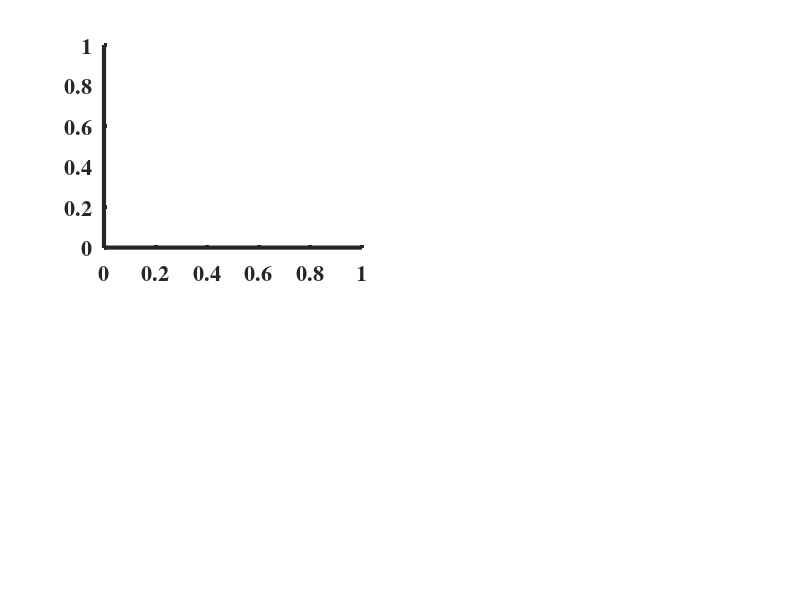

Reproduce this figure in MATLAB. (Note: this script raises an error after producing the figure.)
% constante physique (phys)
phys.c           =   2.99792458e8;             % vitesse de la lumiere dans le vide (m/s)  (definition)
phys.h           =   6.62606876e-34;           % constante de Planck (J*s) (+/- 0.0000052e-34)
phys.e           =   1.602176462e-19;          % charge de l'electron (C)   (+/- 0.000000063e-19)
phys.mu0         =   4*pi*1e-7;                % permeabilite du vide (H/m) (definition)
phys.epsi0       =   1./phys.c.^2./phys.mu0;   % permitivite du vide (F/m)  (definition)
phys.g           =   6.673e-11;                % constante de la gravitation (N*m^2/kg^2) (+/- 0.010e-11)
phys.k           =   1.3806503e-23;            % constante de Boltzmann (J/K)  (+/- 0.0000024e-23)
phys.alpha       =   7.297352533e-3 ;          % constante de structure fine (+/- 0.000000027e-3 )
phys.me          =   9.10938188e-31;           % masse au repos de l'electron (kg) (+/- 0.00000079e-31)
phys.mp          =   1.6726485e-27;            % masse au repos du proton (kg)
phys.ua          =   1.66053873e-27;           % 1 unite atomique (kg) (+/- 1.00000013e-27)
phys.avo         =   6.02214199e23;            % nombre d'avogadro (mol^-1) (+/- 0.00000047e23)
phys.sigma       =   5.670400e-8;              % constante de stephan ( W*m^-2*K^-4) (+/- 0.000040e-8)


% script pour le plot des donnees HRTS de JEt dans les simulation avec METIS
h = findobj(0,'type','figure','tag','z0plot_jet_edge1');
if isempty(h)
       h=figure('tag','z0plot_jet_edge1');
else
       figure(h);
end
clf
set(h,'defaultaxesfontsize',16,'defaultaxesfontweight','bold','defaultaxesfontname','times', ...
	'defaultlinelinewidth',3,'defaultaxeslinewidth',3,'color',[1 1 1])
colormap('hot')

% NE
subplot(2,2,1)
  
t   = post.profil0d.temps;
rli = post.profil0d.Raxe + interp1(post.z0dinput.cons.temps,post.z0dinput.geo.a,t,'linear','extrap') * post.profil0d.xli;
zplotprof(gca,t,rli,post.profil0d.nep./1e19,'color','r');
%rli   = data.equi.raxe - data.equi.a;
%zplotprof(gca,t,rli,data.prof.ne./1e19,'color','r');

liste        = {};
liste{end+1} = 'ppf/@shot/HRTS/NE';
liste{end+1} = 'ppf/@shot/HRTS/DNE';
liste{end+1} = 'ppf/@shot/HRTS/RMID';     
da_ne          = cgcgetjet(post.z0dinput.shot,liste,'','');
da_ne          = da_ne.ppf.HRTS;
if isempty(da_ne.NE.t) || ischar(da_ne.NE.data) 
	liste        = {};
	liste{end+1} = 'ppf/@shot/HRTS/NE?uid=chain1';
	liste{end+1} = 'ppf/@shot/HRTS/DNE?uid=chain1';
	liste{end+1} = 'ppf/@shot/HRTS/RMID?uid=chain1';     
	da_ne           = cgcgetjet(post.z0dinput.shot,liste,'','');
	da_ne           = da_ne.ppf.HRTS;
end
if isempty(da_ne.NE.t) || ischar(da_ne.NE.data) 
	liste        = {};
	liste{end+1} = 'ppf/@shot/LIDR/NE';
	liste{end+1} = 'ppf/@shot/LIDR/DNE';
	liste{end+1} = 'ppf/@shot/LIDR/RMIDN';   
	da_ne           = cgcgetjet(post.z0dinput.shot,liste,'','');
	da_ne           = da_ne.ppf.LIDR;
    da_ne.RMID      = da_ne.RMIDN;
end
thrts = da_ne.NE.t(:) * ones(1,length(da_ne.NE.x));
if ~isempty(da_ne.RMID.t)
	rhrts = da_ne.RMID.data;
else
	rhrts = size(ones(da_ne.NE.t)) * da_ne.NE.x;
end
if ~isempty(da_ne.DNE.t)
   nehrts=da_ne.NE.data;
   nehrts_e=[da_ne.NE.data(:)' - da_ne.DNE.data(:)';da_ne.NE.data(:)' + da_ne.DNE.data(:)';ones(size(da_ne.NE.data(:)'))*NaN];
   nehrts_e= reshape(nehrts_e(:),length(nehrts_e(:))/length(da_ne.NE.t),length(da_ne.NE.t))';
   rhrts_e=[rhrts(:)';rhrts(:)';rhrts(:)'];
   rhrts_e= reshape(rhrts_e(:),length(rhrts_e(:))/length(da_ne.NE.t),length(da_ne.NE.t))';
   thrts_e=[thrts(:)';thrts(:)';thrts(:)'];
   thrts_e= reshape(thrts_e(:),length(thrts_e(:))/length(da_ne.NE.t),length(da_ne.NE.t))';
   try
	zplotprof(gca,thrts,rhrts,nehrts./1e19, ...
	'color','b','linestyle','none','marker','o');
	zplotprof(gca,thrts_e,rhrts_e,nehrts_e./1e19, ...
	'color','b','linestyle','-','marker','none');
   end
else
    nehrts=da_ne.NE.data
    try
	zplotprof(gca,thrts,rhrts,nehrts./1e19, ...
	'color','b','linestyle','none','marker','o');
    end
end
leg = {'METIS','HRTS'} ;
legend(leg);     
xlabel('R_{ext} (m)')
ylabel('n_e (10^{19} m^{3})');
set(gca,'ylim',[0 Inf]);

% Te
subplot(2,2,2)
%rli   = data.equi.raxe + data.equi.a;
%t = data.gene.temps;
zplotprof(gca,t,rli,post.profil0d.tep./1e3,'color','r');
%rli   = data.equi.raxe - data.equi.a;
%zplotprof(gca,t,rli,data.prof.te./1e3,'color','r');

liste        = {};
liste{end+1} = 'ppf/@shot/HRTS/TE';
liste{end+1} = 'ppf/@shot/HRTS/DTE';
liste{end+1} = 'ppf/@shot/HRTS/RMID';     
da_te          = cgcgetjet(post.z0dinput.shot,liste,'','');
da_te          = da_te.ppf.HRTS;
if isempty(da_te.TE.t) || ischar(da_te.TE.data) 
	liste        = {};
	liste{end+1} = 'ppf/@shot/HRTS/TE?uid=chain1';
	liste{end+1} = 'ppf/@shot/HRTS/DTE?uid=chain1';
	liste{end+1} = 'ppf/@shot/HRTS/RMID?uid=chain1';     
	da_te           = cgcgetjet(post.z0dinput.shot,liste,'','');
	da_te           = da_te.ppf.HRTS;
end
if isempty(da_te.TE.t) || ischar(da_te.TE.data) 
	liste        = {};
	liste{end+1} = 'ppf/@shot/LIDR/TE';
	liste{end+1} = 'ppf/@shot/LIDR/DTE';
	liste{end+1} = 'ppf/@shot/LIDR/RMID';   
	da_te           = cgcgetjet(post.z0dinput.shot,liste,'','');
	da_te           = da_te.ppf.LIDR;
end
thrts = da_te.TE.t(:) * ones(1,length(da_te.TE.x));
if ~isempty(da_te.RMID.t)
	rhrts = da_te.RMID.data;
else
	rhrts = size(ones(da_te.TE.t)) * da_te.TE.x;
end
if ~isempty(da_te.DTE.t)
   tehrts=da_te.TE.data;
   tehrts_e=[da_te.TE.data(:)' - da_te.DTE.data(:)';da_te.TE.data(:)' + da_te.DTE.data(:)';ones(size(da_te.TE.data(:)'))*NaN];
   tehrts_e= reshape(tehrts_e(:),length(tehrts_e(:))/length(da_te.TE.t),length(da_te.TE.t))';
   rhrts_e=[rhrts(:)';rhrts(:)';rhrts(:)'];
   rhrts_e= reshape(rhrts_e(:),length(rhrts_e(:))/length(da_te.TE.t),length(da_te.TE.t))';
   thrts_e=[thrts(:)';thrts(:)';thrts(:)'];
   thrts_e= reshape(thrts_e(:),length(thrts_e(:))/length(da_te.TE.t),length(da_te.TE.t))';
   try
	zplotprof(gca,thrts,rhrts,tehrts./1e3, ...
	'color','b','linestyle','none','marker','o');
	zplotprof(gca,thrts_e,rhrts_e,tehrts_e./1e3, ...
	'color','b','linestyle','-','marker','none');
   end
else
    nehrts=da_te.TE.data
    try
	zplotprof(gca,thrts,rhrts,tehrts./1e3, ...
	'color','b','linestyle','none','marker','o');
    end
end
leg = {'METIS','HRTS'} ;
legend(leg);     
xlabel('R_{ext} (m)')
ylabel('T_e (keV)');
set(gca,'ylim',[0 Inf]);



% Pe
subplot(2,2,3)
%rli   = data.equi.raxe + data.equi.a;
%t = data.gene.temps;
zplotprof(gca,t,rli,(post.profil0d.tep .* post.profil0d.nep) .* phys.e ./1e3,'color','r');
leg = {'METIS','HRTS'} ;
%rli   = data.equi.raxe - data.equi.a;
%zplotprof(gca,t,rli,data.prof.pe./1e3,'color','r');
try 
	zplotprof(gca,thrts,rhrts,da_te.TE.data .* da_ne.NE.data .* phys.e ./ 1e3, ...
	'color','b','linestyle','none','marker','o');
end
if ~isempty(da_te.DTE.t) 
   pehi = (da_te.TE.data  .* da_ne.NE.data + da_te.DTE.data .* da_ne.NE.data + da_te.TE.data .* da_ne.DNE.data) .* phys.e ./ 1e3;
   pelo = (da_te.TE.data  .* da_ne.NE.data - da_te.DTE.data .* da_ne.NE.data - da_te.TE.data .* da_ne.DNE.data) .* phys.e ./ 1e3;
   pehrts_e=[pelo(:)';pehi(:)';ones(size(pelo(:)'))*NaN];
   pehrts_e= reshape(pehrts_e(:),length(pehrts_e(:))/length(da_te.TE.t),length(da_te.TE.t))';
   try
	zplotprof(gca,thrts_e,rhrts_e,pehrts_e, ...
	'color','b','linestyle','-','marker','none');
   end
end
legend(leg);     
xlabel('R_{ext} (m)')
ylabel('P_e (Pa)');
set(gca,'ylim',[0 Inf]);

% Ti
liste        = {};
liste{end+1}   = 'ppf/@shot/CXFM/TIMX';    % Ti0
liste{end+1}   = 'ppf/@shot/CXFM/TI';      % profil de Ti
liste{end+1}   = 'ppf/@shot/CXFM/TICR';      % profil de Ti
liste{end+1}   = 'ppf/@shot/CXFM/TIRH';      % profil de Ti
liste{end+1}   = 'ppf/@shot/CXFM/RCOR';      % R of measurment
liste{end+1}   = 'ppf/@shot/CXFM/TILO';    %    eV  minimum  Ti 	
liste{end+1}   = 'ppf/@shot/CXFM/TIHI';    %	eV maximum	 Ti 	

da_ti          = cgcgetjet(post.z0dinput.shot,liste,'','');
da_ti          = da_ti.ppf.CXFM;



subplot(2,2,4);

%rext  = data.equi.raxe + data.equi.a;
%t = data.gene.temps;
zplotprof(gca,t,rli,post.profil0d.tip ./ 1e3,'color','r');
leg = {'METIS'} ;
thrts = da_ti.TI.t * ones(size(da_ti.TI.x));
if ~isempty(da_ti.RCOR.t)
	rhrts = da_ti.RCOR.data;
elseif ~isempty(da_ti.TI.t)
	rhrts = size(ones(da_ti.TI.t)) * da_ti.TI.x;
else
	rhrts = [];
end
try
	zplotprof(gca,thrts,rhrts,da_ti.TI.data ./1e3,'color','b','marker','o','linestyle','none');
	leg{end+1} ='CXSM';
end 
try
	zplotprof(gca,thrts,rhrts,da_ti.TICR.data ./1e3,'color','c','marker','+','linestyle','none');
	leg{end+1} ='CXSM corrected';
end 

% plot error bar 
if ~isempty(da_ti.TILO.t)
	tihrts=da_ti.TI.data;
	tihrts_e=[da_ti.TILO.data(:)';da_ti.TIHI.data(:)' ;ones(size(da_ti.TI.data(:)'))*NaN];
	tihrts_e= reshape(tihrts_e(:),length(tihrts_e(:))/length(da_ti.TI.t),length(da_ti.TI.t))';
	rhrts_e=[rhrts(:)';rhrts(:)';rhrts(:)'];
	rhrts_e= reshape(rhrts_e(:),length(rhrts_e(:))/length(da_ti.TI.t),length(da_ti.TI.t))';
	thrts_e=[thrts(:)';thrts(:)';thrts(:)'];
	thrts_e= reshape(thrts_e(:),length(thrts_e(:))/length(da_ti.TI.t),length(da_ti.TI.t))';
	try
		zplotprof(gca,thrts,rhrts,tihrts./1e3, ...
		'color','b','linestyle','none','marker','o');
		zplotprof(gca,thrts_e,rhrts_e,tihrts_e./1e3, ...
		'color','b','linestyle','-','marker','none');
	end
end
legend(leg);     
xlabel('R_{ext} (m)')
ylabel('T_i (keV)');
set(gca,'ylim',[0 Inf]);


% target data : Langmuir probes outer in iner bord
liste        = {};
liste{end+1}   = 'ppf/@shot/Y4PO/NES?uid=KY4D';    % Ti0
liste{end+1}   = 'ppf/@shot/Y4PO/TES?uid=KY4D';      % profil de Ti
liste{end+1}   = 'ppf/@shot/Y4PI/NES?uid=KY4D';    % Ti0
liste{end+1}   = 'ppf/@shot/Y4PI/TES?uid=KY4D';      % profil de Ti

target         = cgcgetjet(post.z0dinput.shot,liste,'','');

if ~isempty(target.ppf.Y4PO.TES.data)
    
    h = findobj(0,'type','figure','tag','z0plot_jet_edge2');
    if isempty(h)
        h=figure('tag','z0plot_jet_edge2');
    else
        figure(h);
    end
    clf
    set(h,'defaultaxesfontsize',16,'defaultaxesfontweight','bold','defaultaxesfontname','times', ...
        'defaultlinelinewidth',3,'defaultaxeslinewidth',3,'color',[1 1 1])
    colormap('hot')
    
    
    subplot(2,1,1)
    plot(target.ppf.Y4PO.TES.t,sgolayfilt(target.ppf.Y4PO.TES.data,1,7));
    hold on
    plot(post.zerod.temps,post.zerod.telim,'k');
    ylabel('T_e (eV)');
    title('color = Langmuir, black = METIS (outer target)');
    
    subplot(2,1,2)
    plot(target.ppf.Y4PO.NES.t,sgolayfilt(target.ppf.Y4PO.NES.data,1,7) ./ 1e19);
    hold on
    plot(post.zerod.temps,post.zerod.nelim./ 1e19,'k');
    ylabel('N_e (1e19 m^{-3})');
    xlabel('time (s)');
    set(gca,'ylim',[0,max(target.ppf.Y4PO.NES.data(:))/1e19]);
    
end


if ~isempty(target.ppf.Y4PI.TES.data)
    
    h = findobj(0,'type','figure','tag','z0plot_jet_edge3');
    if isempty(h)
        h=figure('tag','z0plot_jet_edge3');
    else
        figure(h);
    end
    clf
    set(h,'defaultaxesfontsize',16,'defaultaxesfontweight','bold','defaultaxesfontname','times', ...
        'defaultlinelinewidth',3,'defaultaxeslinewidth',3,'color',[1 1 1])
    colormap('hot')
    
    
    subplot(2,1,1)
    plot(target.ppf.Y4PI.TES.t,sgolayfilt(target.ppf.Y4PI.TES.data,1,7));
    hold on
    plot(post.zerod.temps,post.zerod.telim,'k');
    ylabel('T_e (eV)');
    title('color = Langmuir, black = METIS (Inner target)');
    
    subplot(2,1,2)
    plot(target.ppf.Y4PI.NES.t,sgolayfilt(target.ppf.Y4PI.NES.data,1,7) ./ 1e19);
    hold on
    plot(post.zerod.temps,post.zerod.nelim./ 1e19,'k');
    ylabel('N_e (1e19 m^{-3})');
    xlabel('time (s)');
    set(gca,'ylim',[0,max(target.ppf.Y4PI.NES.data(:))/1e19]);
    
end
